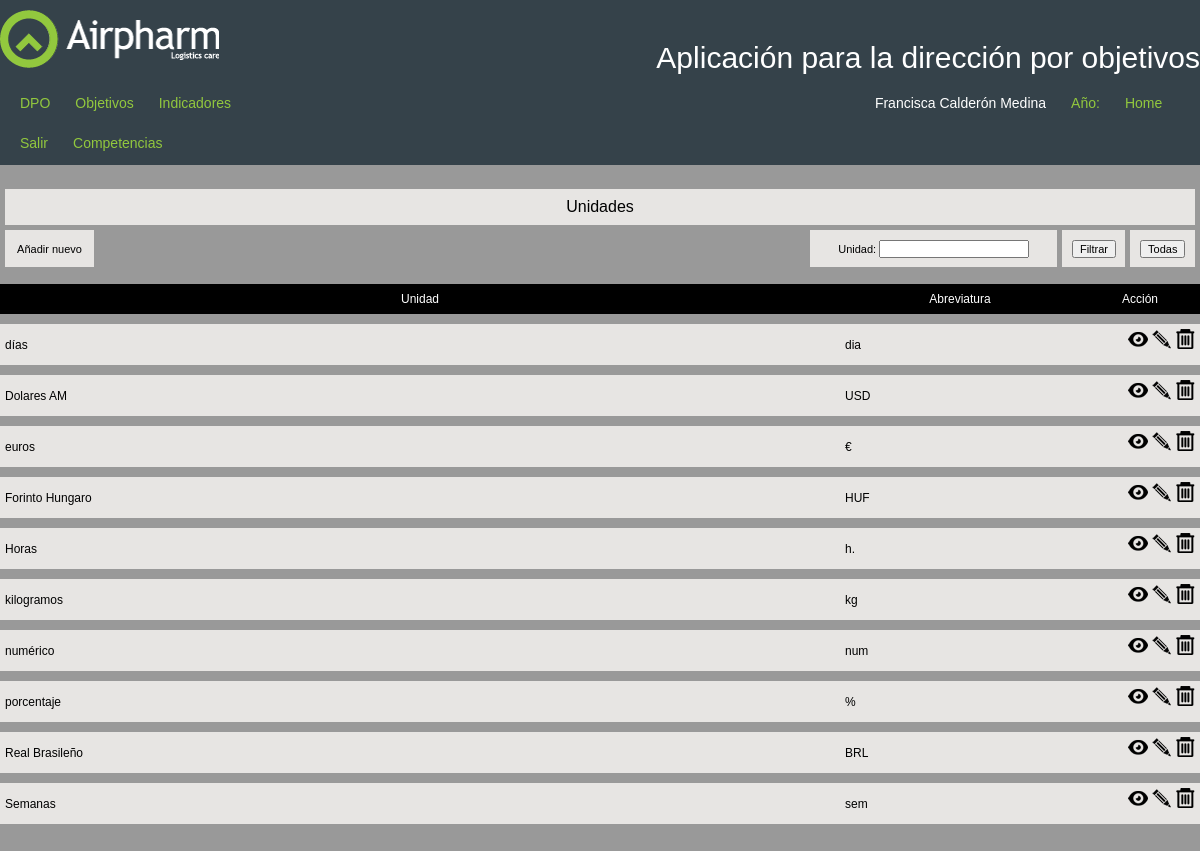
Page /httpdocs/administracion/unidades/ (signed in) on the committed database.
### tables this page shows
CREATE TABLE `unidades` (
  `un_id` int(10) UNSIGNED NOT NULL,
  `un_nombre` varchar(255) NOT NULL,
  `un_abreviatura` varchar(10) NOT NULL
);

### httpdocs/administracion/unidades/index.php (the view, shortened to what this page needs)
<?php session_start();
include("../../cabecera.php");
$query="SELECT * FROM unidades";
$query.=" ORDER BY un_nombre ASC";
?>
<link href="/css/style.css" rel="stylesheet" type="text/css">
<div id="content">
  <div class="cabecera_apartados">
    <div class="filtros">
      <form method="post" action="#">
        <table align="center" width="100%">
        <tr>
        <td colspan="5">Unidades</td>
          <tr>
         <td><a href="create.php" class="texto_10">Añadir nuevo</a>
        </td>
          <td style="background-color:transparent; width:700px;">
          </td>
            <td class="texto_10"> Unidad:
              <input name="un_nombre" type="text" class="texto_10" value="<?php echo $un_nombre;?>"/></td>
            <td><input type="submit" name="filtrar" id="filtrar" value="Filtrar" class="texto_10"/></td>
            <td><input name="reset" type="submit" id="reset" value="Todas" class="texto_10" /></td>
          </tr>
        </table>
      </form>
    </div>
  </div>
  <div class="tabla_apartados">
    <table width="100%">
      <thead>
      	<td width="70%">Unidad</td>
      	<td width="20%">Abreviatura</td>
        <td width="10%">Acción</td>
      </thead>
      <?php
	  $result=mysql_query($query) or die ("No se puede ejecutar la sentencia: ".$query);
	  while($row=mysql_fetch_array($result)){?>
   	  <tr class="filas_subtotal">
   	    <td><?php echo utf8_encode($row['un_nombre']);?></td>
   	    <td><?php echo $row['un_abreviatura'];?></td>
        <td class="numerica"><a href="show.php?un_id=<?php echo $row['un_id'];?>"><img src="/img/ver.png" width="20" height="20" alt="Ver detalles" title="Ver detalles"></a>&nbsp;<a href="edit.php?un_id=<?php echo $row['un_id'];?>"><img src="/img/editar.png" width="20" height="20" alt="Editar" title="Editar"></a>&nbsp;<a href="delete.php?un_id=<?php echo $row['un_id'];?>"><img src="/img/borrar.png" width="20" height="20" alt="Borrar" title="Borrar"></a></td>
      </tr>
 <?php }?>
 	    </table>
  </div>
</div>
</body></html>

### httpdocs/cabecera.php (shortened to what this page needs)
<?php $archivo_actual = $_SERVER["REQUEST_URI"];?>
<!DOCTYPE html>
<html lang="es">
<head>
<link rel="stylesheet" type="text/css" href="/css/style.css"/>
</head>
<body>
<header>
    <div class="logo"><table width="100%"><tr><td><a href="/home.php"><img src="/img/logo.png" width="219" height="58" alt="Airfarm" title="Airfarm"></a></td><td valign="middle" align="right" style="color:white;">Aplicación para la dirección por objetivos</td></tr></table></div>
<?php if($archivo_actual<>"/index.php/"){?>
	    <div >
        <ul>
         <li><a href="/dpo">DPO</a></li>
         <li><a href="/objetivos">Objetivos</a></li>
         <li><a href="/medicion_objetivos">Indicadores</a></li>
 		 <?php if($_SESSION['usr_id']==115){?><li <?php if($_SESSION['usr_perfil']=='Administrador' or $_SESSION['usr_perfil']=='Director RRHH'){?>style="width:40 0px;"<?php }else{?>style="width:430px;"<?php }?>><a href="/administracion/usuarios/show-pass.php" style="color:#FFF;"><?php echo $_SESSION['usr_nombre']." ".$_SESSION['usr_apellidos'];?></a></li><li style="width:220px; text-align:right"><a href="/cambiar-perfil.php">Cambiar perfil (<?php echo $_SESSION['usr_perfil'];?>)</a></li><?php }else{?><li <?php if($_SESSION['usr_perfil']=='Administrador' or $_SESSION['usr_perfil']=='Director RRHH'){?>style="width:700px;"<?php }else{?>style="width:800px;"<?php }?>><a href="/administracion/usuarios/show-pass.php" style="color:#FFF;"><?php echo $_SESSION['usr_nombre']." ".$_SESSION['usr_apellidos'];?></a></li><?php }?>
         <li><a href="/cambiar_ano.php">Año: <?php echo $_SESSION['ano'];?></a></li>
         <li><a href="/home.php">Home</a></li>
         <li><a href="/login/cerrar_sesion.php">Salir</a></li>
           <?php
		 if ($_SESSION['acc_com']==1){
			 ?>
             <li><a href="/competencias/index.php">Competencias</a></li>
             <?php
			 }
		 ?>
     </ul>
	</div>
    <?php }?>
</header>

### httpdocs/css/style.css (style rules this page uses)
html, body, div, span, applet, object, iframe, h1, h2, h3, h4, h5, h6, p, blockquote, pre, a, abbr, acronym, address, big, cite, code, del, dfn, em, img, ins, kbd, q, s, samp, small, strike, strong, sub, sup, tt, var, b, u, i, center, dl, dt, dd, ol, ul, li, fieldset, form, label, legend, table, caption, tbody, tfoot, thead, tr, th, td, article, aside, canvas, details, embed, figure, figcaption, footer, header, hgroup, menu, nav, output, ruby, section, summary, time, mark, audio, video { border: 0 none; font-family: Arial; font-size: 100%; margin: 0; padding: 0; vertical-align: baseline; }
article, aside, details, figcaption, figure, footer, header, hgroup, menu, nav, section { display: block; }
body { line-height: 30px; background-color:#999999; }
ol, ul { list-style: none outside none; }
a { color:#000; }
table { border-spacing: 0; }
header, div { overflow: auto; padding-bottom: 1px; }
p, a, h1, h2, h3, h4, h5 { font-family: Arial; }
a { text-decoration: none; }
header { background-color:#35424a; clear: both; margin: 0 auto; min-height: 115px; overflow: hidden; width: 100%; border-bottom:#999999 solid 3px; }
header div, #content, footer div { clear: both; margin: 0 auto; width: 1200px; }
.logo { font-size: 30px; margin-top: 10px; padding-bottom: 10px; }
header ul { float: left; min-width: 1200px; }
header li { float: left; padding-left: 15px; }
header li a { color: #92c83e; float: right; font-family: Arial; font-size: 14px; padding: 5px; }
thead { line-height:20px; }
.numerica { text-align: right; }
#content { min-height: 150px; padding: 16px 0; }
.filas_subtotal { background-color: #E7E5E3; color: #000000; }
.filtros { width: 100%; }
.filtros table { border-collapse: separate; border-spacing: 5px 5px; text-align: center; }
.texto_10 { font-size: 11px; }
.filtros td { background-color: #E7E5E3; padding: 3px; }
.tabla_apartados thead { background-color: #000000; color: #FFFFFF; text-align: center; }
.tabla_apartados td { padding: 5px; }
.tabla_apartados table { border-collapse: separate; border-spacing: 0 10px; }
.tabla_apartados { font-size: 12px; }

### rows in the picture
unidades: un_nombre "días", un_abreviatura "dia"
unidades: un_nombre "Dolares AM", un_abreviatura "USD"
unidades: un_nombre "euros", un_abreviatura "€"
unidades: un_nombre "Forinto Hungaro", un_abreviatura "HUF"
unidades: un_nombre "Horas", un_abreviatura "h."
unidades: un_nombre "kilogramos", un_abreviatura "kg"
unidades: un_nombre "numérico", un_abreviatura "num"
unidades: un_nombre "porcentaje", un_abreviatura "%"
unidades: un_nombre "Real Brasileño", un_abreviatura "BRL"
unidades: un_nombre "Semanas", un_abreviatura "sem"

### other values in the picture
$_SESSION['usr_nombre'] "Francisca"
$_SESSION['usr_apellidos'] "Calderón Medina"
